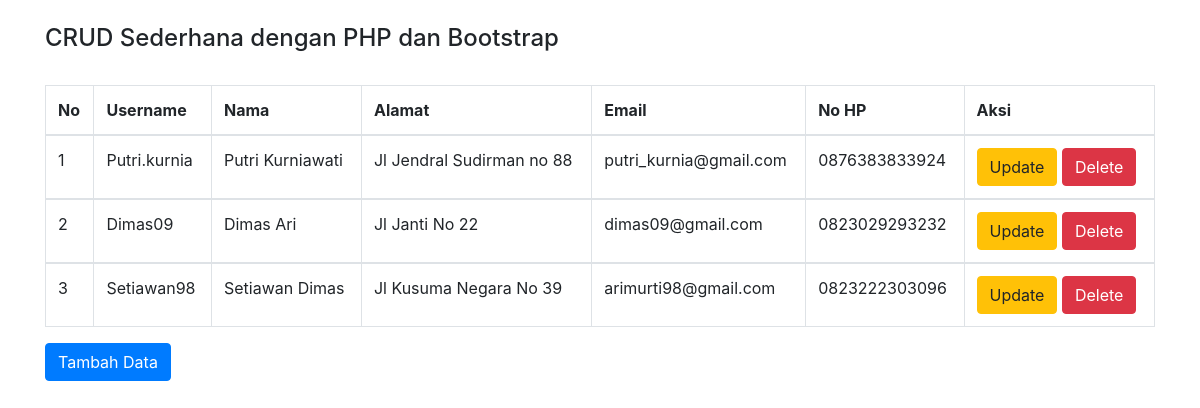
Before: / with the older database file.
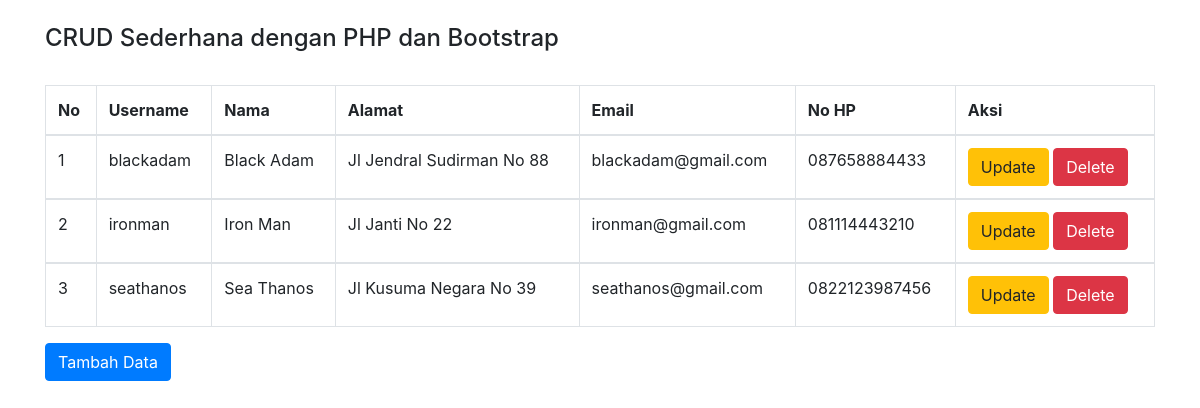
After: the same page with the newer database file.
### tables this page shows
CREATE TABLE `anggota` (
  `id_anggota` int(11) NOT NULL,
  `username` varchar(30) NOT NULL,
  `nama` varchar(50) DEFAULT NULL,
  `alamat` varchar(50) DEFAULT NULL,
  `email` varchar(30) DEFAULT NULL,
  `no_hp` char(13) DEFAULT NULL,
  `password` varchar(200) DEFAULT NULL
);

### index.php (the view, shortened to what this page needs)
<!DOCTYPE html>
<html>
<head>
    <link rel="stylesheet" href="bootstrap/css/bootstrap.min.css">
</head>
<body>
<div class="container">
    <br>
    <h4>CRUD Sederhana dengan PHP dan Bootstrap</h4>
    <table class="table table-bordered table-hover">
        <br>
        <thead>
        <tr>
            <th>No</th>
            <th>Username</th>
            <th>Nama</th>
            <th>Alamat</th>
            <th>Email</th>
            <th>No HP</th>
            <th colspan='2'>Aksi</th>
        </tr>
        </thead>
        <?php
        include "koneksi.php";
        $sql="select * from anggota order by id_anggota desc";
        $hasil=mysqli_query($kon,$sql);
        $no=0;
        while ($data = mysqli_fetch_array($hasil)) {
            $no++;
            ?>
            <tbody>
            <tr>
                <td><?php echo $no;?></td>
                <td><?php echo $data["username"]; ?></td>
                <td><?php echo $data["nama"];   ?></td>
                <td><?php echo $data["alamat"];   ?></td>
                <td><?php echo $data["email"];   ?></td>
                <td><?php echo $data["no_hp"];   ?></td>
                <td>
                    <a href="update.php?id_anggota=<?php echo htmlspecialchars($data['id_anggota']); ?>" class="btn btn-warning" role="button">Update</a>
                    <a href="<?php echo htmlspecialchars($_SERVER["PHP_SELF"]);?>?id_anggota=<?php echo $data['id_anggota']; ?>" class="btn btn-danger" role="button">Delete</a>
                </td>
            </tr>
            </tbody>
            <?php
        }
        ?>
    </table>
    <a href="create.php" class="btn btn-primary" role="button">Tambah Data</a>
</div>
</body>
</html>

Changed rows visible on the page:
changed anggota: username "Putri.kurnia" → "blackadam"; nama "Putri Kurniawati" → "Black Adam"; alamat "Jl Jendral Sudirman no 88" → "Jl Jendral Sudirman No 88"; email "putri_kurnia@gmail.com" → "blackadam@gmail.com"; no_hp "0876383833924" → "087658884433"
changed anggota "Jl Janti No 22": username "Dimas09" → "ironman"; nama "Dimas Ari" → "Iron Man"; email "dimas09@gmail.com" → "ironman@gmail.com"; no_hp "0823029293232" → "081114443210"
changed anggota "Jl Kusuma Negara No 39": username "Setiawan98" → "seathanos"; nama "Setiawan Dimas" → "Sea Thanos"; email "arimurti98@gmail.com" → "seathanos@gmail.com"; no_hp "0823222303096" → "0822123987456"
